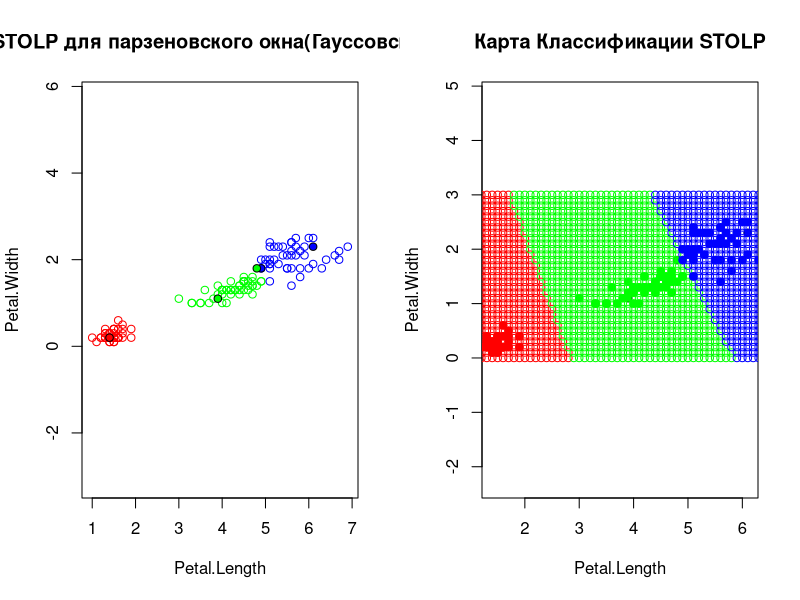

The R script that drew this image:
euclideanDistance = function(u, v)
{
  return (sqrt(sum((u - v)^2)))
}
kernelG = function(r){
  return (((2*pi)^(-1/2)) * exp(-1/2*r^2))
}

Parzen = function(XL,y,h,ForMap)
{
  
  n = dim(XL)[1]
  weights = rep(0,3)
  names(weights) = c("setosa", "versicolor", "virginica")
  for(i in 1:n)
  {
    x=XL[i,1:2]
    class=XL[i,3]
    
    
    r = euclideanDistance(x,y)/h
    weights[class]=kernelG(r)+weights[class]
  }
  class = names(which.max(weights))

  if(max(weights)==0){
    if(ForMap==TRUE)
      return("silver") 
    else
      return(0)
  }
  else{
    if(ForMap==TRUE)
      return(class) 
    else
     return(max(weights))
    
  }
}


margin = function(points,classes,point,class){

  Myclass = points[which(classes==class), ]
  OtherClass = points[which(classes!=class), ]
  
  MyMargin = Parzen(Myclass,point[1:2],1,FALSE)
  OtherMargin = Parzen(OtherClass,point[1:2],1,FALSE)
  
  return(MyMargin-OtherMargin)
  
}


stolp = function(points, classes,errors) {
  n = length(classes)
  margins = rep(0, n)
  for (i in 1:n){
    margins[i] = margin(points, classes, points[i,], classes[i])
  }

  
  #plot(1:n, sort(margins), col="black", bg="blue",pch=20,
  #     main = "Отступы для Парзеновского окна(Гауссовского)",
  #     ylab = "Отступ ", xlab = "Данные", col.lab = "red")
  #lines(1:n, sort(margins), lwd = 2, col = "black")
  #lines(c(1, n), c(0, 0), col = "grey", lwd = 2)
  

  badpoints = which(margins < 0)
  print(length(badpoints))
  pointsWE=points[-badpoints,]
  classes = classes[-badpoints]
  n = n - length(badpoints)
  etalone = data.frame()
  
  for (class in unique(classes)) {
    print(class)
    ind = which(class == classes )
    margins = sapply(ind, function(i) margin(pointsWE, classes, pointsWE[i,], class))
    maxMarg = ind[which.max(margins)]
    etalone=rbind(etalone, pointsWE[maxMarg,])
    pointsWE=pointsWE[-maxMarg,]
    classes=classes[-maxMarg]
    n=n-1
  }
  names(etalone) = names(points)
  # print(etalone)
  # print(etaloneClasses)
  # print(pointsWE)
  # print(classes)
  while(n!=length(etalone)){
    count=0
    margins = c()
    index = c()
    for(i in 1:n)
    {
      m = margin(etalone, etalone[,3], pointsWE[i,], classes[i])
      if(m<=0){
        count=count+1;
        margins = c(margins, m)
        index = c(index,i)
      }
    }
    
   
    print(count)
    if( count < errors )
    {
      plot(pointsWE[,1:2],col = colors[classes], pch = 21, asp = 1, main = "STOLP для парзеновского окна(Гауссовского)")
      points(etalone[,1:2], bg = colors[etalone[,3]], pch = 21)
      print(etalone)
      plot(etalone[,1:2],bg = colors[etalone[,3]], pch = 21, asp = 1, main = "Карта Классификации STOLP")
      
      for(i in seq(0, 7, 0.1)){
        for(j in seq(0,3,0.1)){
          z = c(i, j)
          class = Parzen(etalone,z,1,TRUE)
           points(z[1], z[2], pch = 1,col=colors[class])
        }
      }
      points(pointsWE[,1:2],col = colors[classes], bg = colors[classes], pch = 21)
    
     break;
    }
    
   # plot(pointsWE[,1:2],col = colors[classes], pch = 21, asp = 1, main = "STOLP для парзеновского окна(Гауссовского)")
   # points(etalone[,1:2], bg = colors[etalone[,3]], pch = 21)
   # print(etalone)
    MinMarg = index[which.min(margins)]
    etalone = rbind(etalone, pointsWE[MinMarg,])
    pointsWE = pointsWE[-MinMarg,]
    classes = classes[-MinMarg]
    n = n - 1
    
  }
}



par(mfrow = c(1, 2))
colors = c("setosa" = "red", "versicolor" = "green", "virginica" = "blue","grey"="grey")
xl = iris[, 3:5] 
classes = iris[, 5]
stolp(xl,classes,3)



